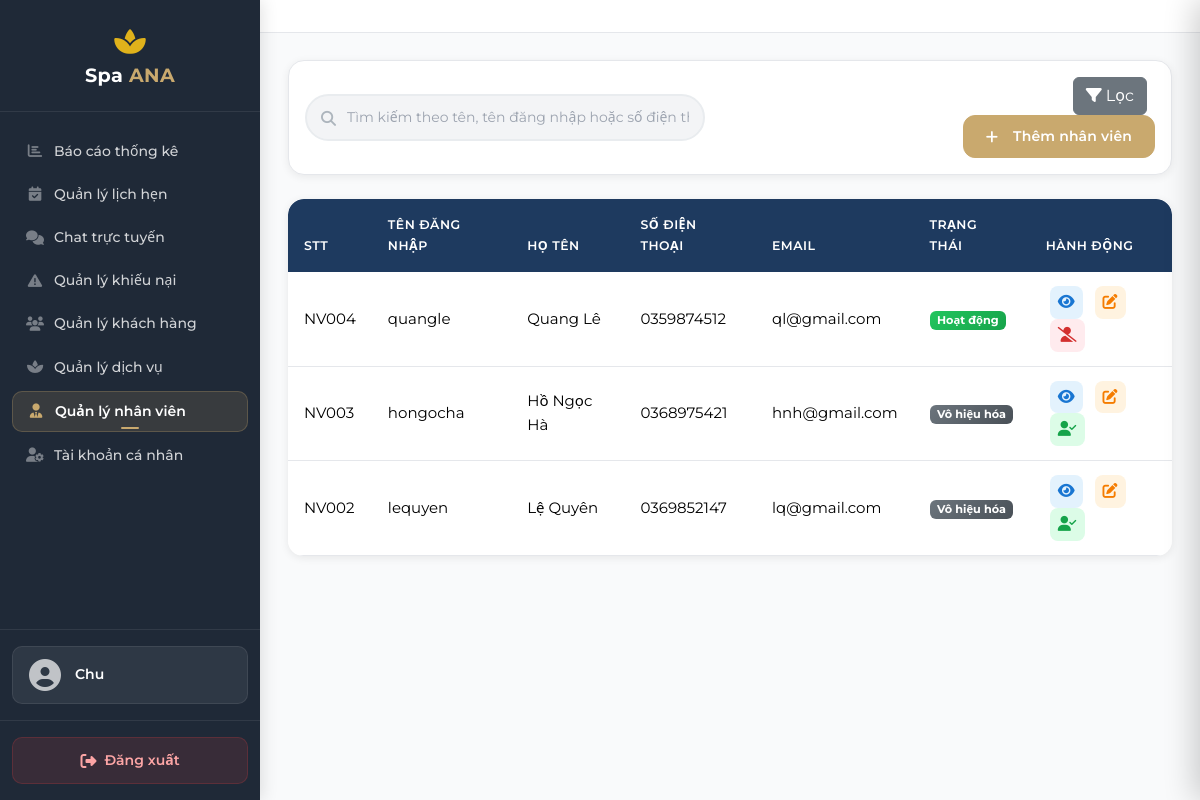
/manage/staff/ (signed in), run on an earlier commit of the app's database.
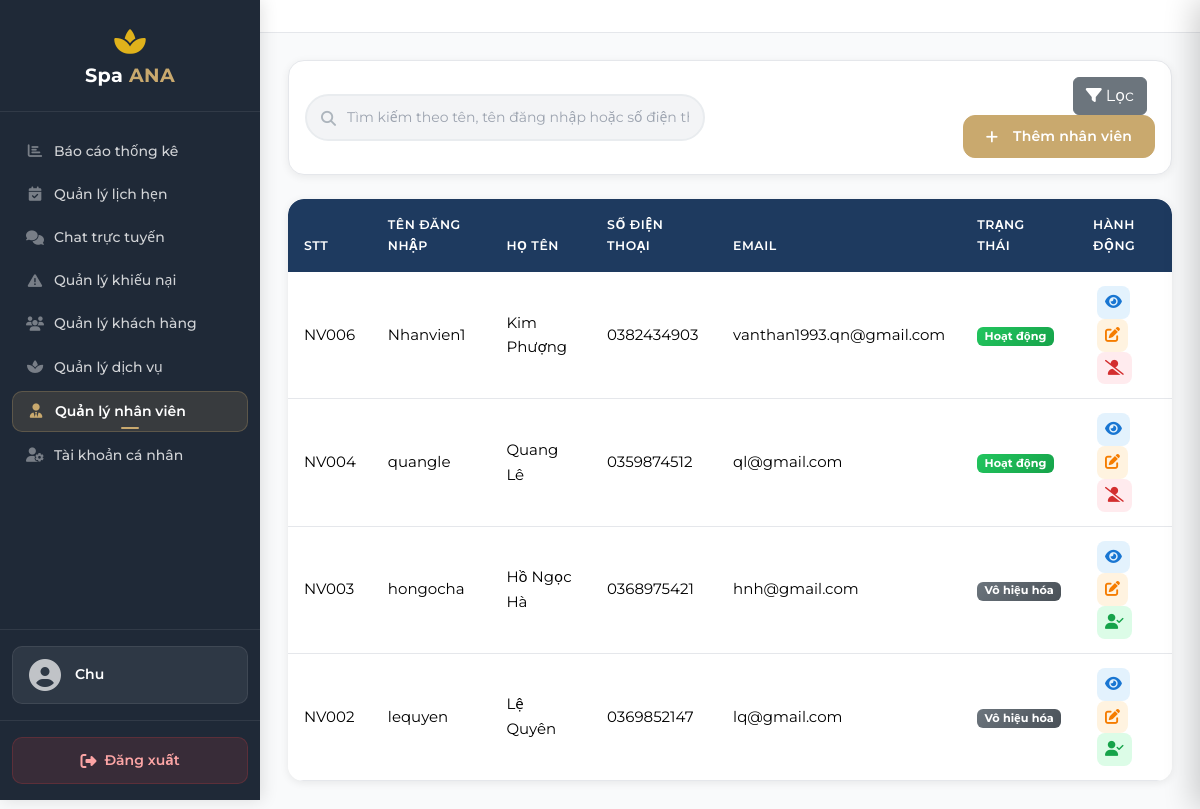
And on a later commit of the database.
### staff/models.py (models this page shows, shortened)
class StaffProfile(models.Model):
    GENDER_CHOICES = [
        ('Nam', 'Nam'),
        ('Nu', 'Nữ'),
        ('Khac', 'Khác'),
    ]
    user = models.OneToOneField(
        User, on_delete=models.CASCADE,
        related_name='staff_profile',
        verbose_name='Tài khoản người dùng'
    )
    phone = models.CharField(max_length=15, unique=True, verbose_name='Số điện thoại')
    full_name = models.CharField(max_length=100, verbose_name='Họ và tên')
    gender = models.CharField(max_length=10, choices=GENDER_CHOICES, blank=True, null=True, verbose_name='Giới tính')
    dob = models.DateField(blank=True, null=True, verbose_name='Ngày sinh')
    address = models.CharField(max_length=255, blank=True, null=True, verbose_name='Địa chỉ')
    notes = models.CharField(max_length=1000, blank=True, null=True, verbose_name='Ghi chú')
    created_at = models.DateTimeField(auto_now_add=True, verbose_name='Thời điểm tạo hồ sơ')
    updated_at = models.DateTimeField(auto_now=True, null=True, blank=True, verbose_name='Thời điểm cập nhật gần nhất')
    class Meta:
        db_table = 'staff_profiles'
        verbose_name = 'Hồ sơ nhân viên'
        verbose_name_plural = 'Hồ sơ nhân viên'
        ordering = ['-created_at']
        constraints = [
            models.CheckConstraint(
                check=models.Q(gender__in=['Nam', 'Nu', 'Khac']) | models.Q(gender__isnull=True),
                name='staffprofile_gender_valid'
            )
        ]

### staff/views.py (the view, shortened to what this page needs)
# urls.py: path('manage/staff/', views.admin_staff, name='admin_staff'),
@login_required(login_url='accounts:login')
def admin_staff(request):
    if not request.user.is_superuser:
        messages.error(request, 'Bạn không có quyền truy cập trang này. Chỉ Superuser mới được quản lý nhân viên.')
        return redirect('appointments:admin_appointments')
    staffs = StaffProfile.objects.select_related('user').order_by('-created_at')
    return render(request, 'manage/pages/admin_staff.html', {
        'staffs': staffs,
    })

### templates/manage/pages/admin_staff.html (shortened to what this page needs)
{% extends "manage/base.html" %}
{% load static %}
{% block content %}
<div class="card mb-4">
    <div class="card-body">
        <div class="row align-items-center">
            <div class="col-md-8">
                <div class="search-box">
                    <i class="fas fa-search"></i>
                    <input type="text" class="form-control" id="searchInput"
                           placeholder="Tìm kiếm theo tên, tên đăng nhập hoặc số điện thoại...">
                </div>
            </div>
            <div class="col-md-4 text-md-end mt-3 mt-md-0">
                <button class="btn btn-secondary me-2" id="searchBtn" type="button">
                </button>
                <button class="btn btn-warning" data-bs-toggle="modal" data-bs-target="#addStaffModal">
                    <i class="fas fa-plus me-2"></i>Thêm nhân viên
                </button>
            </div>
        </div>
    </div>
</div>
<div class="staff-table">
    <div class="table-responsive">
        <table class="table table-hover mb-0" id="staffTable">
            <thead>
                <tr>
                    <th>STT</th>
                    <th>Tên đăng nhập</th>
                    <th>Họ tên</th>
                    <th>Số điện thoại</th>
                    <th>Email</th>
                    <th>Trạng thái</th>
                    <th>Hành động</th>
                </tr>
            </thead>
            <tbody id="staffTableBody">
                {% for s in staffs %}
                <tr data-id="{{ s.pk }}"
                    data-username="{{ s.user.username }}"
                    data-fullname="{{ s.full_name }}"
                    data-phone="{{ s.phone }}"
                    data-email="{{ s.user.email }}"
                    data-gender="{{ s.gender|default:'' }}"
                    data-dob="{{ s.dob|date:'Y-m-d'|default:'' }}"
                    data-address="{{ s.address|default:'' }}"
                    data-notes="{{ s.notes|default:'' }}"
                    data-active="{{ s.user.is_active|yesno:'1,0' }}">
                    <td>NV{{ s.id|stringformat:"03d" }}</td>
                    <td>{{ s.user.username }}</td>
                    <td>{{ s.full_name }}</td>
                    <td>{{ s.phone }}</td>
                    <td>{{ s.user.email }}</td>
                    <td>
                        {% if s.user.is_active %}
                            <span class="badge badge-status-active">Hoạt động</span>
                        {% else %}
                            <span class="badge badge-status-inactive">Vô hiệu hóa</span>
                        {% endif %}
                    </td>
                    <td>
                        <button class="action-btn view" onclick="viewStaff({{ s.pk }})" title="Xem"><i class="fas fa-eye"></i></button>
                        <button class="action-btn edit" onclick="editStaff({{ s.pk }})" title="Sửa"><i class="fas fa-edit"></i></button>
                        {% if s.user != request.user %}
                            {% if s.user.is_active %}
                            <button class="action-btn delete" onclick="lockStaff({{ s.pk }}, '{{ s.full_name }}')" title="Khóa tài khoản"><i class="fas fa-user-slash"></i></button>
                            {% else %}
                            <button class="action-btn" style="background:#dcfce7;color:#16a34a;" onclick="unlockStaff({{ s.pk }}, '{{ s.full_name }}')" title="Mở khóa tài khoản"><i class="fas fa-user-check"></i></button>
                            {% endif %}
                        {% endif %}
                    </td>
                </tr>
                {% empty %}
                <tr>
                    <td colspan="7" class="text-center py-4 text-muted">Chưa có nhân viên nào</td>
                </tr>
                {% endfor %}
            </tbody>
        </table>
    </div>
</div>
{% endblock %}

### templates/manage/base.html (shortened to what this page needs)
{% load static %}
<!DOCTYPE html>
<html lang="vi">
<head>
    <link href="https://cdn.jsdelivr.net/npm/bootstrap@5.3.2/dist/css/bootstrap.min.css" rel="stylesheet">
    <link href="https://cdnjs.cloudflare.com/ajax/libs/font-awesome/6.5.1/css/all.min.css" rel="stylesheet">
    <link rel="stylesheet" href="{% static 'css/style.css' %}?v={% now 'His' %}">
    <link rel="stylesheet" href="{% static 'css/admin.css' %}?v={% now 'His' %}">
</head>
<body>
    <div class="admin-layout">
        {% include 'manage/includes/sidebar.html' %}
        <div class="admin-content">
            {% include 'manage/includes/header.html' %}
            <main class="admin-main">
                {% block content %}{% endblock %}
            </main>
        </div>
    </div>
</body>
</html>

### templates/manage/includes/sidebar.html (shortened to what this page needs)
{% load static %}
<nav class="admin-sidebar" id="sidebar">
    <div class="sidebar-header">
        <i class="fas fa-spa fa-2x mb-2" style="color: #E0B21B;"></i>
        <h3>Spa <span>ANA</span></h3>
    </div>
    <ul class="nav flex-column sidebar-nav">
        {% if request.user.is_superuser %}
        <li class="nav-item">
            <a class="nav-link {% if request.resolver_match.url_name == 'admin_reports' %}active{% endif %}" href="{% url 'reports:admin_reports' %}">
                <i class="fas fa-chart-bar"></i>
                Báo cáo thống kê
            </a>
        </li>
        {% endif %}
        <li class="nav-item">
            <a class="nav-link {% if request.resolver_match.url_name == 'admin_appointments' %}active{% endif %}" href="{% url 'appointments:admin_appointments' %}">
                <i class="fas fa-calendar-check"></i>
                <span class="sidebar-link-label">Quản lý lịch hẹn</span>
            </a>
        </li>
        <li class="nav-item">
            <a class="nav-link sidebar-chat-link {% if request.resolver_match.url_name == 'admin_live_chat' %}active{% endif %}" href="{% url 'chat:admin_live_chat' %}">
                <i class="fas fa-comments"></i>
                <span class="sidebar-link-label">Chat trực tuyến</span>
            </a>
        </li>
        <li class="nav-item">
            <a class="nav-link {% if request.resolver_match.url_name == 'admin_complaints' %}active{% endif %}" href="{% url 'complaints:admin_complaints' %}">
                <i class="fas fa-exclamation-triangle"></i>
                <span class="sidebar-link-label">Quản lý khiếu nại</span>
            </a>
        </li>
        <li class="nav-item">
            <a class="nav-link {% if request.resolver_match.url_name == 'admin_customers' %}active{% endif %}" href="{% url 'customers:admin_customers' %}">
                <i class="fas fa-users"></i>
                Quản lý khách hàng
            </a>
        </li>
        <li class="nav-item">
            <a class="nav-link {% if request.resolver_match.url_name == 'admin_services' %}active{% endif %}" href="{% url 'spa_services:admin_services' %}">
                <i class="fas fa-spa"></i>
                Quản lý dịch vụ
            </a>
        </li>
        {% if request.user.is_superuser %}
        <li class="nav-item">
            <a class="nav-link {% if request.resolver_match.url_name == 'admin_staff' %}active{% endif %}" href="{% url 'staff:admin_staff' %}">
                <i class="fas fa-user-tie"></i>
                Quản lý nhân viên
            </a>
        </li>
        {% endif %}
        <li class="nav-item">
            <a class="nav-link {% if request.resolver_match.url_name == 'admin_profile' %}active{% endif %}" href="{% url 'admin_panel:admin_profile' %}">
                <i class="fas fa-user-cog"></i>
                Tài khoản cá nhân
            </a>
        </li>
    </ul>
    <div class="sidebar-user-info">
        <div class="user-avatar-section">
            <div class="user-avatar">
                <i class="fas fa-user-circle"></i>
            </div>
            <div class="user-name">
                {% if request.user.customerprofile.full_name %}
                    {{ request.user.customerprofile.full_name }}
                {% else %}
                    {{ request.user.username }}
                {% endif %}
            </div>
        </div>
    </div>
    <div class="sidebar-footer">
        <a href="{% url 'admin_panel:admin_logout' %}" class="btn btn-logout logout-link">
            <i class="fas fa-sign-out-alt"></i>
            Đăng xuất
        </a>
    </div>
</nav>

### templates/manage/includes/header.html (shortened to what this page needs)
{% load static %}
<header class="admin-header">
</header>

### static/css/style.css (style rules this page uses)
:root { --gold: #c9a96e; --gold-light: #e8d5b0; --gold-muted: rgba(201,169,110,.10); --gold-hover: #b8935a; --gold-border: rgba(201,169,110,.30); --text-primary: #1f2937; --text-secondary: #6b7280; --text-muted: #9ca3af; --bg-page: #f9fafb; --bg-white: #ffffff; --bg-subtle: #f3f4f6; --bg-hover: #f0f0ee; --status-pending-bg: #fefce8; --status-pending-text: #92400e; --status-confirm-bg: #eff6ff; --status-confirm-text: #1e40af; --status-done-bg: #f0fdf4; --status-done-text: #166534; --status-cancel-bg: #f3f4f6; --status-cancel-text: #4b5563; --status-reject-bg: #fee2e2; --status-reject-text: #b91c1c; --danger: #ef4444; --danger-light: #fee2e2; --danger-text: #991b1b; --success: #22c55e; --success-light: #dcfce7; --success-text: #166534; --warning-light: #fefce8; --warning-text: #92400e; --border: #e5e7eb; --shadow-xs: 0 1px 3px rgba(0,0,0,.05); --shadow-sm: 0 2px 8px rgba(0,0,0,.07); --shadow-md: 0 4px 16px rgba(0,0,0,.09); --shadow-gold: 0 4px 16px rgba(201,169,110,.20); --r-sm: 8px; --r-md: 12px; --r-lg: 16px; --r-xl: 20px; --r-pill: 999px; --sp-xs: 8px; --sp-sm: 12px; --sp-md: 20px; --sp-lg: 28px; --sp-xl: 40px; --font-ui: 'Montserrat', system-ui, sans-serif; --ease: all .2s ease; --navbar-h: 68px; }
*, *::before, *::after { box-sizing: border-box; margin: 0; padding: 0; }
body { font-family: var(--font-ui); font-size: 15px; line-height: 1.65; color: var(--text-primary); background: var(--bg-page); -webkit-font-smoothing: antialiased; overflow-x: hidden; }
a { text-decoration: none; transition: var(--ease); }
button { font-family: var(--font-ui); }
.nav-link { font-size: .875rem; font-weight: 500; color: var(--text-secondary) !important; padding: .5rem .875rem !important; border-radius: var(--r-sm); transition: var(--ease); position: relative; }
.nav-link.active { color: var(--text-primary) !important; font-weight: 600; }
.nav-link.active::after { content: ''; position: absolute; bottom: 2px; left: 50%; transform: translateX(-50%); width: 18px; height: 2px; background: var(--gold); border-radius: 2px; }
.form-control, .form-select, .lux-input, .lux-select, .lux-textarea { display: block; width: 100%; padding: 11px 14px; background: var(--bg-subtle); border: 1px solid transparent; border-radius: var(--r-md); font-family: var(--font-ui); font-size: .875rem; color: var(--text-primary); transition: var(--ease); outline: none; appearance: none; -webkit-appearance: none; }
.form-control::placeholder, .lux-input::placeholder, .lux-textarea::placeholder { color: var(--text-muted); }
.btn-lux, .btn-lux-outline, .btn-lux-ghost, .btn-lux-danger, .btn-warning, .btn-primary-spa, .btn-submit { display: inline-flex; align-items: center; justify-content: center; gap: 7px; padding: 10px 22px; border-radius: var(--r-md); font-family: var(--font-ui); font-size: .875rem; font-weight: 600; cursor: pointer; border: 1.5px solid transparent; transition: var(--ease); text-decoration: none; white-space: nowrap; letter-spacing: .01em; }
.btn-lux, .btn-warning, .btn-primary-spa, .btn-submit { background: var(--gold); color: #fff; border-color: var(--gold); }
.card, .lux-card { background: var(--bg-white); border-radius: var(--r-lg); border: 1px solid var(--border); box-shadow: var(--shadow-sm); transition: box-shadow .2s, transform .2s; }
.table { border-radius: var(--r-lg); overflow: hidden; }
.table thead { background: var(--bg-subtle); color: var(--text-primary); }
.table thead th { border: none; font-weight: 600; font-size: .78rem; text-transform: uppercase; letter-spacing: .04em; color: var(--text-secondary); padding: .875rem 1rem; }
.table tbody tr { border-bottom: 1px solid var(--border); transition: background .15s; }
.table tbody td { padding: .875rem 1rem; vertical-align: middle; }
.btn-warning { display: inline-flex !important; align-items: center !important; gap: 7px !important; background: var(--gold) !important; border-color: var(--gold) !important; color: #fff !important; }

What changed in the data, as far as the page shows it:
added StaffProfile: id "006", user.username "Nhanvien1", full_name "Kim Phượng", phone "0382434903", user.email "vanthan1993.qn@gmail.com", shows "Hoạt động"
